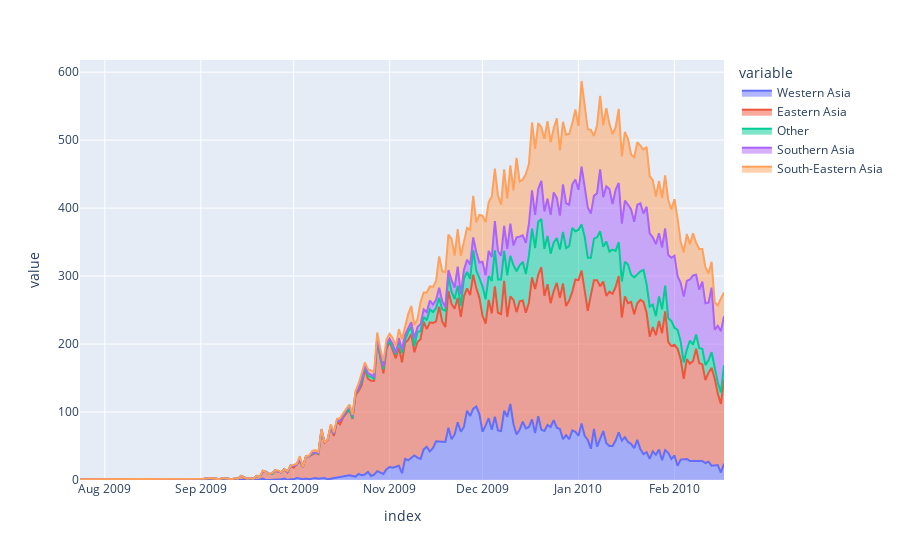

The cell this chart's notebook holds for it:
### Code cell
px.area(fetch_area_plot_data(fig))

### Figure 1 — Plotly figure (JSON) as saved in the notebook; plotly's stock layout.template omitted (floating-point values rounded to 4 significant figures; data arrays with more than 128 entries replaced by an {"elided": "..."} marker saying what was removed)
{"data": [{"fillpattern": {"shape": ""}, "hovertemplate": "variable=Western Asia<br>index=%{x}<br>value=%{y}<extra></extra>", "legendgroup": "Western Asia", "line": {"color": "#636efa"}, "marker": {"symbol": "circle"}, "mode": "lines", "name": "Western Asia", "orientation": "v", "showlegend": true, "stackgroup": "1", "type": "scatter", "x": {"elided": "174 str values"}, "xaxis": "x", "y": {"elided": "174 int values"}, "yaxis": "y"}, {"fillpattern": {"shape": ""}, "hovertemplate": "variable=Eastern Asia<br>index=%{x}<br>value=%{y}<extra></extra>", "legendgroup": "Eastern Asia", "line": {"color": "#EF553B"}, "marker": {"symbol": "circle"}, "mode": "lines", "name": "Eastern Asia", "orientation": "v", "showlegend": true, "stackgroup": "1", "type": "scatter", "x": {"elided": "174 str values"}, "xaxis": "x", "y": {"elided": "174 int values"}, "yaxis": "y"}, {"fillpattern": {"shape": ""}, "hovertemplate": "variable=Other<br>index=%{x}<br>value=%{y}<extra></extra>", "legendgroup": "Other", "line": {"color": "#00cc96"}, "marker": {"symbol": "circle"}, "mode": "lines", "name": "Other", "orientation": "v", "showlegend": true, "stackgroup": "1", "type": "scatter", "x": {"elided": "174 str values"}, "xaxis": "x", "y": {"elided": "174 int values"}, "yaxis": "y"}, {"fillpattern": {"shape": ""}, "hovertemplate": "variable=Southern Asia<br>index=%{x}<br>value=%{y}<extra></extra>", "legendgroup": "Southern Asia", "line": {"color": "#ab63fa"}, "marker": {"symbol": "circle"}, "mode": "lines", "name": "Southern Asia", "orientation": "v", "showlegend": true, "stackgroup": "1", "type": "scatter", "x": {"elided": "174 str values"}, "xaxis": "x", "y": {"elided": "174 int values"}, "yaxis": "y"}, {"fillpattern": {"shape": ""}, "hovertemplate": "variable=South-Eastern Asia<br>index=%{x}<br>value=%{y}<extra></extra>", "legendgroup": "South-Eastern Asia", "line": {"color": "#FFA15A"}, "marker": {"symbol": "circle"}, "mode": "lines", "name": "South-Eastern Asia", "orientation": "v", "showlegend": true, "stackgroup": "1", "type": "scatter", "x": {"elided": "174 str values"}, "xaxis": "x", "y": {"elided": "174 int values"}, "yaxis": "y"}], "layout": {"autosize": true, "legend": {"title": {"text": "variable"}, "tracegroupgap": 0}, "margin": {"t": 60}, "xaxis": {"anchor": "y", "autorange": true, "domain": [0, 1], "range": ["2009-07-24", "2010-02-17"], "title": {"text": "index"}, "type": "date"}, "yaxis": {"anchor": "x", "autorange": true, "domain": [0, 1], "range": [0, 617.9], "title": {"text": "value"}, "type": "linear"}}}
